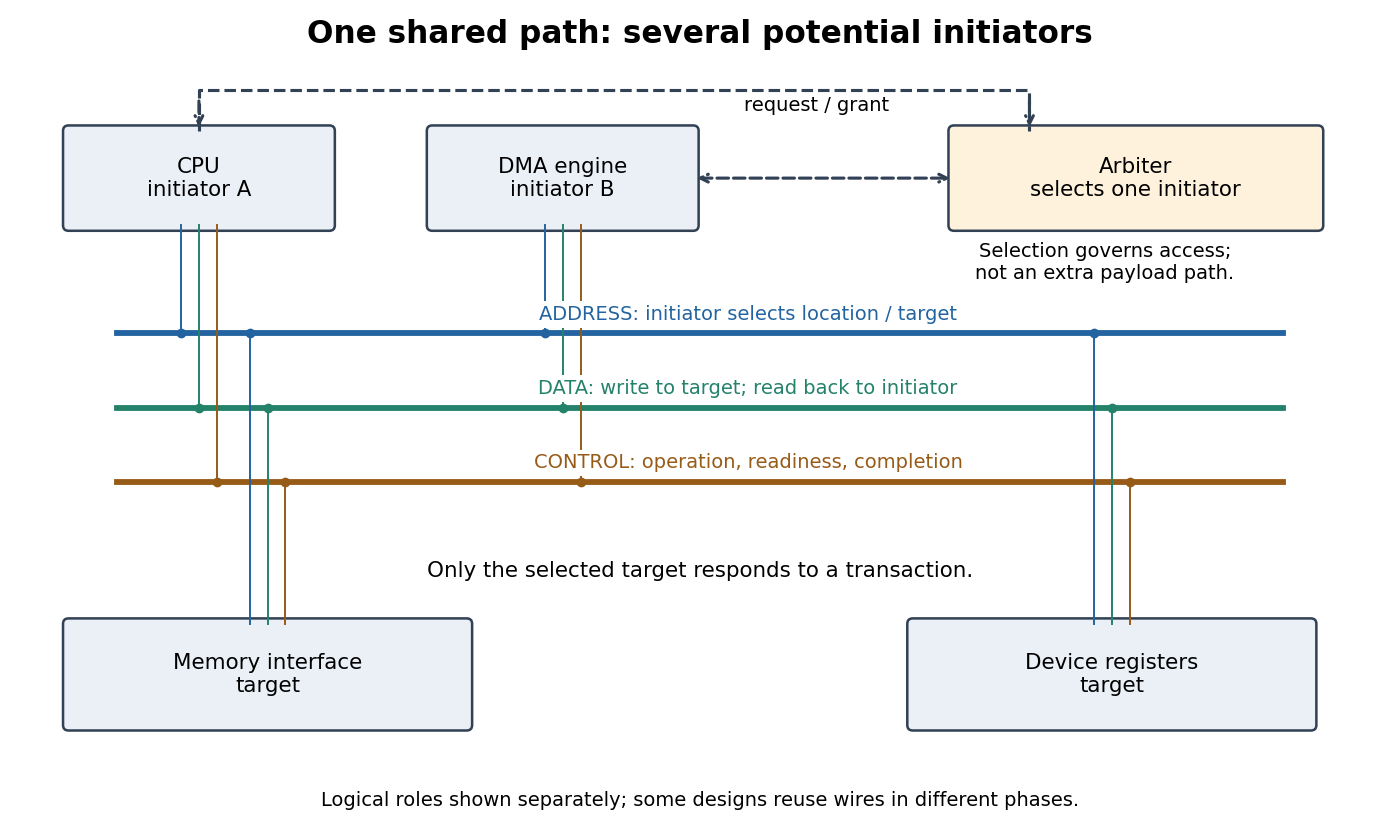

Python code for this plot:
"""Original bus-role schematic; Python 3.14, matplotlib 3.10.7.

Run from _media; output is an opaque white PNG in the current directory.
The schematic specifies roles, not any particular hardware protocol.
"""
from pathlib import Path
import matplotlib
matplotlib.use('Agg')
import matplotlib.pyplot as plt
from matplotlib.patches import FancyBboxPatch

fig, ax = plt.subplots(figsize=(10, 6), dpi=140, facecolor='white')
ax.set(xlim=(0, 10), ylim=(0, 6))
ax.axis('off')
colors = ['#2364a0', '#24826b', '#975b18']

def box(x, y, w, h, text, color='#eaf0f6'):
    ax.add_patch(FancyBboxPatch((x, y), w, h, boxstyle='round,pad=0.04',
                              facecolor=color, edgecolor='#334155', linewidth=1.3))
    ax.text(x+w/2, y+h/2, text, ha='center', va='center', fontsize=11)

def arrow(a, b, color='#334155', style='->', dashed=False):
    ax.annotate('', xy=b, xytext=a, arrowprops=dict(arrowstyle=style,
                color=color, lw=1.6, linestyle='--' if dashed else '-'))

ax.text(5, 5.8, 'One shared path: several potential initiators',
        ha='center', fontsize=16, weight='bold')
box(.4, 4.45, 1.9, .7, 'CPU\ninitiator A')
box(3.05, 4.45, 1.9, .7, 'DMA engine\ninitiator B')
box(6.85, 4.45, 2.65, .7, 'Arbiter\nselects one initiator', '#fff2dd')
ax.plot([1.35, 1.35, 7.4, 7.4], [5.15, 5.45, 5.45, 5.15],
        color='#334155', lw=1.6, linestyle='--')
arrow((1.35, 5.4), (1.35, 5.15), dashed=True)
arrow((7.4, 5.4), (7.4, 5.15), dashed=True)
arrow((4.95, 4.8), (6.85, 4.8), style='<->', dashed=True)
ax.text(5.85, 5.3, 'request / grant', ha='center', fontsize=10)
ax.text(7.95, 4.05, 'Selection governs access;\nnot an extra payload path.',
        ha='center', fontsize=10)
ys = [3.65, 3.1, 2.55]
for y, color in zip(ys, colors):
    ax.plot([.75, 9.25], [y, y], color=color, lw=3)
for x in (1.35, 4):
    for dx, y, color in zip((-.13, 0, .13), ys, colors):
        ax.plot([x+dx, x+dx], [4.45, y], color=color, lw=1)
        ax.plot(x+dx, y, 'o', color=color, ms=4)
box(.4, .75, 2.9, .75, 'Memory interface\ntarget')
box(6.55, .75, 2.9, .75, 'Device registers\ntarget')
for x in (1.85, 8):
    for dx, y, color in zip((-.13, 0, .13), ys, colors):
        ax.plot([x+dx, x+dx], [1.5, y], color=color, lw=1)
        ax.plot(x+dx, y, 'o', color=color, ms=4)
# White labels keep long lines readable without ambiguous crossing text.
for y, label, color in zip(ys, ['ADDRESS: initiator selects location / target',
                               'DATA: write to target; read back to initiator',
                               'CONTROL: operation, readiness, completion'], colors):
    ax.text(5.35, y+.1, label, fontsize=10, color=color, ha='center',
            bbox=dict(facecolor='white', edgecolor='none', pad=2))
ax.text(5, 1.85, 'Only the selected target responds to a transaction.', ha='center', fontsize=11)
ax.text(5, .15, 'Logical roles shown separately; some designs reuse wires in different phases.',
        ha='center', fontsize=10)
fig.tight_layout(pad=.7)
fig.savefig(Path.cwd() / (Path(__file__).stem + '.png'), facecolor='white')
plt.close(fig)
